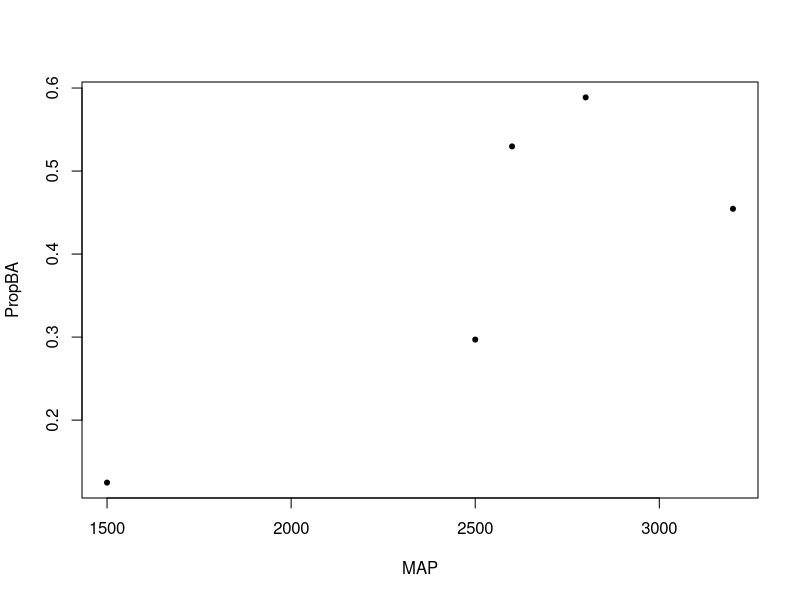
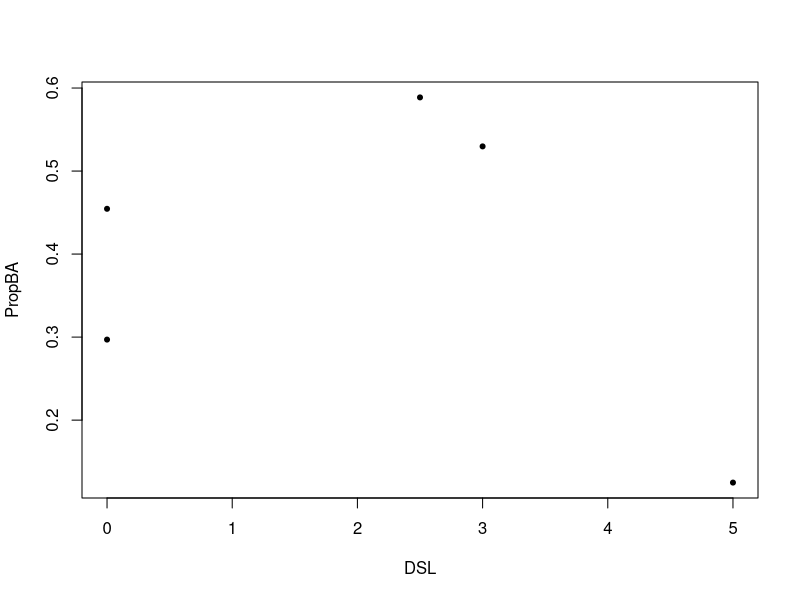
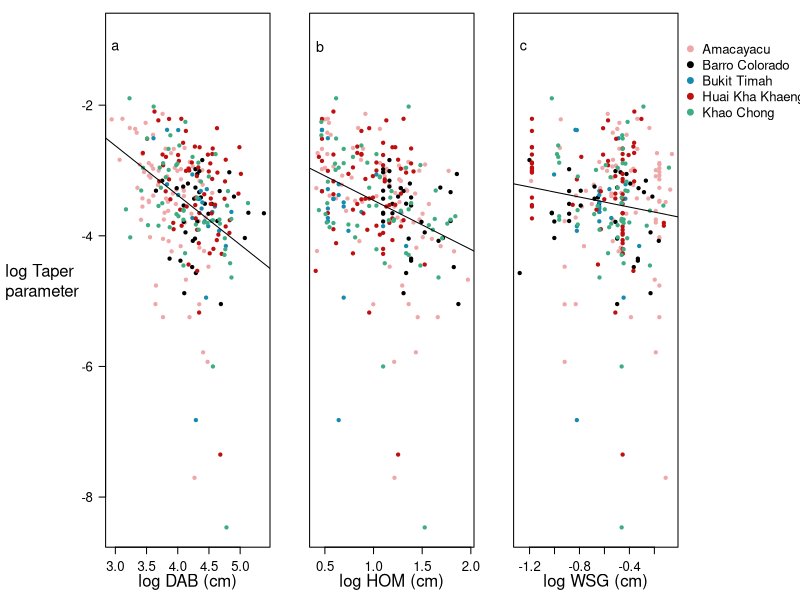
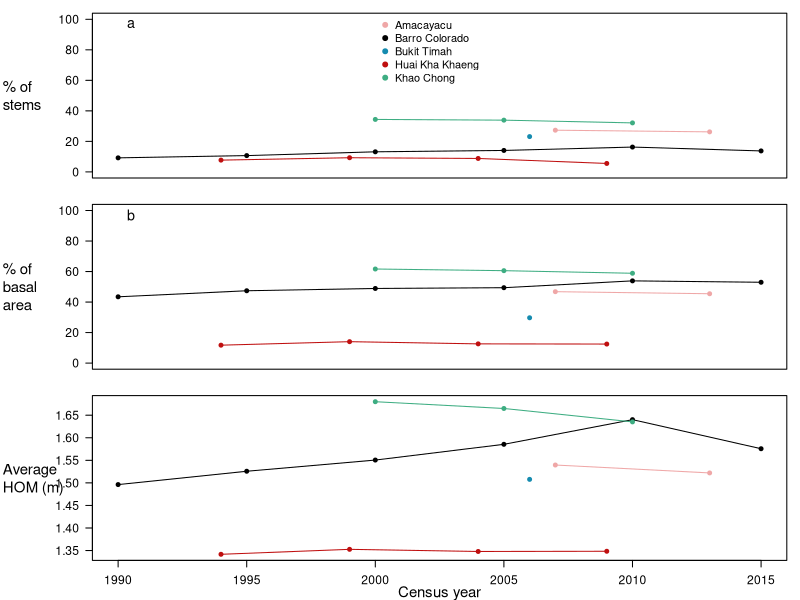

Source code (R) for these figures, in order:
# Make figures for taper data paper

#### Make vectors of site abbreviates, names, and colors ####

  sites <- c("AMA","BCI","BKT","HKK","KCH")
  
  sitesNames <- c("Amacayacu",
                  "Barro Colorado",
                  "Bukit Timah",
                  "Huai Kha Khaeng",
                  "Khao Chong")
  
  site.cols <- data.frame(site=sites,
                          col= c("#efa7a7", # salmon
                                 "#000000", # black
                                 "#158baf", # bright blue"
                                 "#bf0f0f", # cardinal
                                 "#3ead82")) # teal
  
  site.cols$col <- as.character(site.cols$col)

#### Figure 2 : Variation of taper parameter with tree qualities ####
  TaperSample <- read.csv("DataFile_TaperParameterSample.csv")

  cexAx <- 1.2
  axisSize <- 1
  textCex <- 1.2
  tiff(file="Figure2_TaperParameterVariation.tiff", height=2.2, width=8, units="in", res=300)
    layout(matrix(c(1,2,3,4),1,4,byrow = T),
           widths=c(1.5,1.5,1.5,0.8),heights=c(1,1,1,1))
    par(mar=c(4,3,0,0), xpd=F,family="sans", las=1, oma=c(0,5,1,1))

    plot(log(b1.iso)~log(DBH), data=TaperSample, type='n',
         ylim=range(log(TaperSample$b1.iso),na.rm=T)+c(0,1),
         xlab=NA, ylab=NA,
         cex.axis=cexAx)
    mtext("log DAB (cm)", side=1, line=2.2, cex=axisSize)
    mtext("log Taper \nparameter", side=2, line=2, cex=axisSize)
    text(x=3,y=-1.1,"a", cex=textCex+0.1)
    for(i in 1:length(sites)){
      points(log(b1.iso)~log(DBH), data=TaperSample[TaperSample$Site==sites[i],],
             col=site.cols[site.cols$site==sites[i],"col"], pch=20)
    }
    taperDABlm <- lme4::lmer(log(b1.iso)~log(DBH) + (1|Site), data = TaperSample)
    abline(a=summary(taperDABlm)$coefficients[1,1], b=summary(taperDABlm)$coefficients[2,1])
    
    plot(log(b1.iso)~log(HOM), data=TaperSample, type='n',
         ylim=range(log(TaperSample$b1.iso),na.rm=T)+c(0,1),
         xlab=NA,ylab=NA,
         yaxt='n',
         cex.axis=cexAx)
  mtext("log HOM (cm)", side=1, line=2.2, cex=axisSize)
  text(x=0.45,y=-1.1,"b", cex=textCex+0.1)
    for(i in  1:length(sites)){
      points(log(b1.iso)~log(HOM), data=TaperSample[TaperSample$Site==sites[i],],
             col=site.cols[site.cols$site==sites[i],"col"], pch=20)
    }
    taperHOMlm <- lme4::lmer(log(b1.iso)~log(HOM) + (1|Site), data = TaperSample)
    abline(a=summary(taperHOMlm)$coefficients[1,1], b=summary(taperHOMlm)$coefficients[2,1])
    
    plot(log(b1.iso)~log(WSG), data=TaperSample, type='n',
         ylim=range(log(TaperSample$b1.iso),na.rm=T)+c(0,1),
         xlab=NA, ylab=NA,yaxt='n',
         cex.axis=cexAx)
    mtext("log WSG (cm)", side=1, line=2.2, cex=axisSize)
    text(x=-1.25,y=-1.1,"c", cex=textCex+0.1)
    for(i in 1:length(sites)){
      points(log(b1.iso)~log(WSG), data=TaperSample[TaperSample$Site==sites[i],],
             col=site.cols[site.cols$site==sites[i],"col"], pch=20)
    }
    taperWSGlm <- lme4::lmer(log(b1.iso)~log(WSG) + (1|Site), data = TaperSample)
    abline(a=summary(taperWSGlm)$coefficients[1,1], b=summary(taperWSGlm)$coefficients[2,1])
    
    par(xpd=NA)
    plot(0,type="n",bty="n",
         xlim=c(0,10),ylim=c(0,10),xlab="",ylab="",
         xaxt="n",yaxt="n")
    legend(x=-6.5, y=10,bty='n',
           sitesNames,
           col=site.cols$col,
           cex=cexAx,
           pch=19)
  dev.off()  


#### Figure 3: proportion of stems measured at nonstandard heights over time at each plot ####
  HOM.results <- read.csv("Data file_HOMresultsPerPlot.csv")
  
  axisSize <- 0.9
  cexAx <- 1.1
  textCex <- 1
  ptSize <- 0.8
  
  tiff(file="Figure3_MeasHtChangesOverTime.tiff",width=3,height=6, units="in", res=300, family = "sans")

    par(mfrow=c(3,1), mar=c(1,6,1,1),oma=c(2,1,0,0), family="sans", xpd=F, las=1)
    
    plot(x=HOM.results$Year, y=HOM.results$Prop*100,
         type='n',
         ylab=NA,ylim=c(0,100),
         xlab=NA,
         xaxt = "n",
         cex.axis=cexAx)
    mtext("% of \nstems", side=2, line=6.8, cex=axisSize, adj=0)
    text(x=1990.5,y=97,"a", cex=textCex+0.3)
    
    for(i in 1:length(sites)){
        points(x=HOM.results[HOM.results$Site==sites[i],"Year"],
               y=HOM.results[HOM.results$Site==sites[i],"Prop"]*100, pch=19, col=site.cols[site.cols$site==sites[i],"col"], cex=ptSize)
        lines(x=HOM.results[HOM.results$Site==sites[i],"Year"],
              y=HOM.results[HOM.results$Site==sites[i],"Prop"]*100, col=site.cols[site.cols$site==sites[i],"col"], lty=1)
    }
    
    legend(x=2000, y=105, bty='n',
       sitesNames,
       col=site.cols$col,
       cex=cexAx-0.1,
       pch=19)
    
    plot(x=HOM.results$Year, y=HOM.results$PropBA*100,
         type='n',
         ylab=NA,ylim=c(0,100),
         xlab=NA,
         xaxt = "n",
         cex.axis=cexAx)
    mtext("% of \nbasal \narea", side=2, line=6.8, cex=axisSize, adj=0)
    text(x=1990.5,y=97,"b", cex=textCex+0.3)
    for(i in 1:length(sites)){
        points(x=HOM.results[HOM.results$Site==sites[i],"Year"],
               y=HOM.results[HOM.results$Site==sites[i],"PropBA"]*100, pch=19, col=site.cols[site.cols$site==sites[i],"col"], cex=ptSize)
        lines(x=HOM.results[HOM.results$Site==sites[i],"Year"],
              y=HOM.results[HOM.results$Site==sites[i],"PropBA"]*100, col=site.cols[site.cols$site==sites[i],"col"], lty=1)
    }
    
    plot(x=HOM.results$Year,y=HOM.results$MeanHOM,
         type='n',
         ylab=NA,
         xlab=NA,
         cex.axis=cexAx)
    mtext("Census year", side=1, line=2, cex=axisSize)
    mtext("Average \nHOM (m)", side=2, line=6.8, cex=axisSize, adj=0)
    text(x=1990.5,y=3.15,"c", cex=textCex+0.3)
    for(i in 1:length(sites)){
        points(x=HOM.results[HOM.results$Site==sites[i],"Year"],
               y=HOM.results[HOM.results$Site==sites[i],"MeanHOM"], pch=19, col=site.cols[site.cols$site==sites[i],"col"], cex=ptSize)
        lines(x=HOM.results[HOM.results$Site==sites[i],"Year"],
              y=HOM.results[HOM.results$Site==sites[i],"MeanHOM"], col=site.cols[site.cols$site==sites[i],"col"], lty=1)
    }


  dev.off()
  
#### Figure 4: Taper variation with climate ####
  
  MAP <- c(3200,2600,2500,1500,2800)
  DSL <- c(0,3,0,5,2.5)
  b1 <- c(-0.506965136, -0.371995616, -0.518252059, -0.328540579, -0.458079386)
  b1alt <- c(-0.844121262, -0.720219916, -0.830497616, -0.659131563, -0.791946719)


  PropBA <- c(0.4545389, 0.5297133, 0.2970050, 0.1247601, 0.5887168)
  
  plot(PropBA~MAP, pch =20)
  plot(PropBA~DSL, pch =20)
  
  summary(lm(PropBA~MAP))  
  summary(lm(PropBA~DSL))  
  